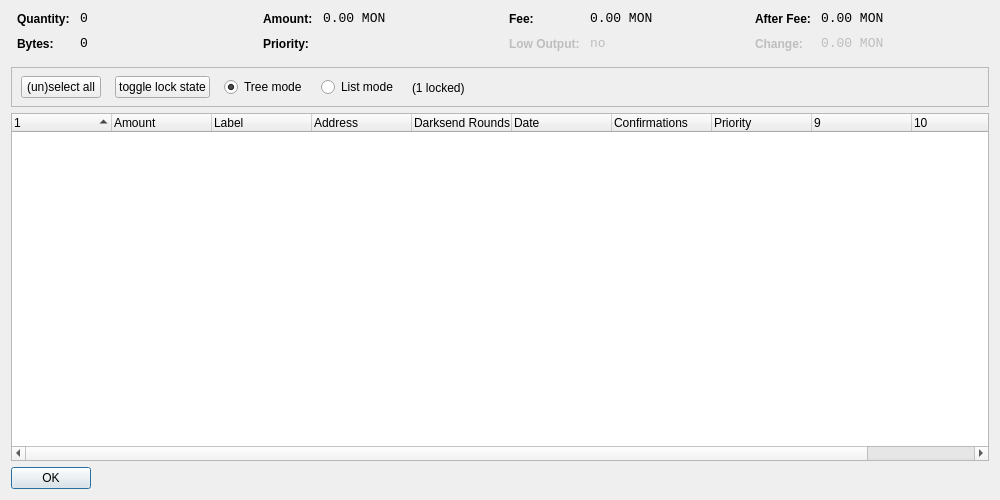
<?xml version="1.0" encoding="UTF-8"?>
<ui version="4.0">
 <class>CoinControlDialog</class>
 <widget class="QDialog" name="CoinControlDialog">
  <property name="geometry">
   <rect>
    <x>0</x>
    <y>0</y>
    <width>1000</width>
    <height>500</height>
   </rect>
  </property>
  <property name="windowTitle">
   <string>Coin Control</string>
  </property>
  <layout class="QVBoxLayout" name="verticalLayout">
   <item>
    <layout class="QHBoxLayout" name="horizontalLayoutTop" stretch="0,0,0,0">
     <property name="topMargin">
      <number>0</number>
     </property>
     <property name="bottomMargin">
      <number>10</number>
     </property>
     <item>
      <layout class="QFormLayout" name="formLayoutCoinControl1">
       <property name="horizontalSpacing">
        <number>10</number>
       </property>
       <property name="verticalSpacing">
        <number>10</number>
       </property>
       <property name="leftMargin">
        <number>6</number>
       </property>
       <property name="rightMargin">
        <number>6</number>
       </property>
       <item row="0" column="0">
        <widget class="QLabel" name="labelCoinControlQuantityText">
         <property name="styleSheet">
          <string notr="true">font-weight:bold;</string>
         </property>
         <property name="text">
          <string>Quantity:</string>
         </property>
        </widget>
       </item>
       <item row="0" column="1">
        <widget class="QLabel" name="labelCoinControlQuantity">
         <property name="font">
          <font>
           <family>Monospace</family>
           <pointsize>10</pointsize>
          </font>
         </property>
         <property name="cursor">
          <cursorShape>IBeamCursor</cursorShape>
         </property>
         <property name="contextMenuPolicy">
          <enum>Qt::ActionsContextMenu</enum>
         </property>
         <property name="text">
          <string notr="true">0</string>
         </property>
         <property name="textInteractionFlags">
          <set>Qt::LinksAccessibleByMouse|Qt::TextSelectableByKeyboard|Qt::TextSelectableByMouse</set>
         </property>
        </widget>
       </item>
       <item row="1" column="0">
        <widget class="QLabel" name="labelCoinControlBytesText">
         <property name="styleSheet">
          <string notr="true">font-weight:bold;</string>
         </property>
         <property name="text">
          <string>Bytes:</string>
         </property>
        </widget>
       </item>
       <item row="1" column="1">
        <widget class="QLabel" name="labelCoinControlBytes">
         <property name="font">
          <font>
           <family>Monospace</family>
           <pointsize>10</pointsize>
          </font>
         </property>
         <property name="cursor">
          <cursorShape>IBeamCursor</cursorShape>
         </property>
         <property name="contextMenuPolicy">
          <enum>Qt::ActionsContextMenu</enum>
         </property>
         <property name="text">
          <string notr="true">0</string>
         </property>
         <property name="textInteractionFlags">
          <set>Qt::LinksAccessibleByMouse|Qt::TextSelectableByKeyboard|Qt::TextSelectableByMouse</set>
         </property>
        </widget>
       </item>
      </layout>
     </item>
     <item>
      <layout class="QFormLayout" name="formLayoutCoinControl2">
       <property name="horizontalSpacing">
        <number>10</number>
       </property>
       <property name="verticalSpacing">
        <number>10</number>
       </property>
       <property name="leftMargin">
        <number>6</number>
       </property>
       <property name="rightMargin">
        <number>6</number>
       </property>
       <item row="0" column="0">
        <widget class="QLabel" name="labelCoinControlAmountText">
         <property name="styleSheet">
          <string notr="true">font-weight:bold;</string>
         </property>
         <property name="text">
          <string>Amount:</string>
         </property>
        </widget>
       </item>
       <item row="0" column="1">
        <widget class="QLabel" name="labelCoinControlAmount">
         <property name="font">
          <font>
           <family>Monospace</family>
           <pointsize>10</pointsize>
          </font>
         </property>
         <property name="cursor">
          <cursorShape>IBeamCursor</cursorShape>
         </property>
         <property name="contextMenuPolicy">
          <enum>Qt::ActionsContextMenu</enum>
         </property>
         <property name="text">
          <string notr="true">0.00 MON</string>
         </property>
         <property name="textInteractionFlags">
          <set>Qt::LinksAccessibleByMouse|Qt::TextSelectableByKeyboard|Qt::TextSelectableByMouse</set>
         </property>
        </widget>
       </item>
       <item row="1" column="0">
        <widget class="QLabel" name="labelCoinControlPriorityText">
         <property name="styleSheet">
          <string notr="true">font-weight:bold;</string>
         </property>
         <property name="text">
          <string>Priority:</string>
         </property>
        </widget>
       </item>
       <item row="1" column="1">
        <widget class="QLabel" name="labelCoinControlPriority">
         <property name="font">
          <font>
           <family>Monospace</family>
           <pointsize>10</pointsize>
          </font>
         </property>
         <property name="cursor">
          <cursorShape>IBeamCursor</cursorShape>
         </property>
         <property name="contextMenuPolicy">
          <enum>Qt::ActionsContextMenu</enum>
         </property>
         <property name="text">
          <string/>
         </property>
         <property name="textInteractionFlags">
          <set>Qt::LinksAccessibleByMouse|Qt::TextSelectableByKeyboard|Qt::TextSelectableByMouse</set>
         </property>
        </widget>
       </item>
      </layout>
     </item>
     <item>
      <layout class="QFormLayout" name="formLayoutCoinControl3">
       <property name="horizontalSpacing">
        <number>10</number>
       </property>
       <property name="verticalSpacing">
        <number>10</number>
       </property>
       <property name="leftMargin">
        <number>6</number>
       </property>
       <property name="rightMargin">
        <number>6</number>
       </property>
       <item row="0" column="0">
        <widget class="QLabel" name="labelCoinControlFeeText">
         <property name="styleSheet">
          <string notr="true">font-weight:bold;</string>
         </property>
         <property name="text">
          <string>Fee:</string>
         </property>
        </widget>
       </item>
       <item row="0" column="1">
        <widget class="QLabel" name="labelCoinControlFee">
         <property name="font">
          <font>
           <family>Monospace</family>
           <pointsize>10</pointsize>
          </font>
         </property>
         <property name="cursor">
          <cursorShape>IBeamCursor</cursorShape>
         </property>
         <property name="contextMenuPolicy">
          <enum>Qt::ActionsContextMenu</enum>
         </property>
         <property name="text">
          <string notr="true">0.00 MON</string>
         </property>
         <property name="textInteractionFlags">
          <set>Qt::LinksAccessibleByMouse|Qt::TextSelectableByKeyboard|Qt::TextSelectableByMouse</set>
         </property>
        </widget>
       </item>
       <item row="1" column="0">
        <widget class="QLabel" name="labelCoinControlLowOutputText">
         <property name="enabled">
          <bool>false</bool>
         </property>
         <property name="styleSheet">
          <string notr="true">font-weight:bold;</string>
         </property>
         <property name="text">
          <string>Low Output:</string>
         </property>
        </widget>
       </item>
       <item row="1" column="1">
        <widget class="QLabel" name="labelCoinControlLowOutput">
         <property name="enabled">
          <bool>false</bool>
         </property>
         <property name="font">
          <font>
           <family>Monospace</family>
           <pointsize>10</pointsize>
          </font>
         </property>
         <property name="cursor">
          <cursorShape>IBeamCursor</cursorShape>
         </property>
         <property name="contextMenuPolicy">
          <enum>Qt::ActionsContextMenu</enum>
         </property>
         <property name="text">
          <string notr="true">no</string>
         </property>
         <property name="textInteractionFlags">
          <set>Qt::LinksAccessibleByMouse|Qt::TextSelectableByKeyboard|Qt::TextSelectableByMouse</set>
         </property>
        </widget>
       </item>
      </layout>
     </item>
     <item>
      <layout class="QFormLayout" name="formLayoutCoinControl4">
       <property name="horizontalSpacing">
        <number>10</number>
       </property>
       <property name="verticalSpacing">
        <number>10</number>
       </property>
       <property name="leftMargin">
        <number>6</number>
       </property>
       <property name="rightMargin">
        <number>6</number>
       </property>
       <item row="0" column="0">
        <widget class="QLabel" name="labelCoinControlAfterFeeText">
         <property name="styleSheet">
          <string notr="true">font-weight:bold;</string>
         </property>
         <property name="text">
          <string>After Fee:</string>
         </property>
        </widget>
       </item>
       <item row="0" column="1">
        <widget class="QLabel" name="labelCoinControlAfterFee">
         <property name="font">
          <font>
           <family>Monospace</family>
           <pointsize>10</pointsize>
          </font>
         </property>
         <property name="cursor">
          <cursorShape>IBeamCursor</cursorShape>
         </property>
         <property name="contextMenuPolicy">
          <enum>Qt::ActionsContextMenu</enum>
         </property>
         <property name="text">
          <string notr="true">0.00 MON</string>
         </property>
         <property name="textInteractionFlags">
          <set>Qt::LinksAccessibleByMouse|Qt::TextSelectableByKeyboard|Qt::TextSelectableByMouse</set>
         </property>
        </widget>
       </item>
       <item row="1" column="0">
        <widget class="QLabel" name="labelCoinControlChangeText">
         <property name="enabled">
          <bool>false</bool>
         </property>
         <property name="styleSheet">
          <string notr="true">font-weight:bold;</string>
         </property>
         <property name="text">
          <string>Change:</string>
         </property>
        </widget>
       </item>
       <item row="1" column="1">
        <widget class="QLabel" name="labelCoinControlChange">
         <property name="enabled">
          <bool>false</bool>
         </property>
         <property name="font">
          <font>
           <family>Monospace</family>
           <pointsize>10</pointsize>
          </font>
         </property>
         <property name="cursor">
          <cursorShape>IBeamCursor</cursorShape>
         </property>
         <property name="contextMenuPolicy">
          <enum>Qt::ActionsContextMenu</enum>
         </property>
         <property name="text">
          <string notr="true">0.00 MON</string>
         </property>
         <property name="textInteractionFlags">
          <set>Qt::LinksAccessibleByMouse|Qt::TextSelectableByKeyboard|Qt::TextSelectableByMouse</set>
         </property>
        </widget>
       </item>
      </layout>
     </item>
    </layout>
   </item>
   <item>
    <widget class="QFrame" name="frame">
     <property name="minimumSize">
      <size>
       <width>0</width>
       <height>40</height>
      </size>
     </property>
     <property name="frameShape">
      <enum>QFrame::StyledPanel</enum>
     </property>
     <property name="frameShadow">
      <enum>QFrame::Sunken</enum>
     </property>
     <widget class="QWidget" name="horizontalLayoutWidget">
      <property name="geometry">
       <rect>
        <x>10</x>
        <y>0</y>
        <width>781</width>
        <height>41</height>
       </rect>
      </property>
      <layout class="QHBoxLayout" name="horizontalLayoutPanel" stretch="0,0,0,0,0">
       <property name="spacing">
        <number>14</number>
       </property>
       <item>
        <widget class="QPushButton" name="pushButtonSelectAll">
         <property name="sizePolicy">
          <sizepolicy hsizetype="Maximum" vsizetype="Fixed">
           <horstretch>0</horstretch>
           <verstretch>0</verstretch>
          </sizepolicy>
         </property>
         <property name="text">
          <string>(un)select all</string>
         </property>
        </widget>
       </item>
        <item>
         <widget class="QPushButton" name="pushButtonToggleLock">
          <property name="sizePolicy">
           <sizepolicy hsizetype="Maximum" vsizetype="Fixed">
            <horstretch>0</horstretch>
            <verstretch>0</verstretch>
           </sizepolicy>
          </property>
          <property name="text">
           <string>toggle lock state</string>
          </property>
          <property name="autoDefault">
           <bool>false</bool>
          </property>
         </widget>
        </item>
       <item>
        <widget class="QRadioButton" name="radioTreeMode">
         <property name="sizePolicy">
          <sizepolicy hsizetype="Maximum" vsizetype="Fixed">
           <horstretch>0</horstretch>
           <verstretch>0</verstretch>
          </sizepolicy>
         </property>
         <property name="text">
          <string>Tree mode</string>
         </property>
         <property name="checked">
          <bool>true</bool>
         </property>
        </widget>
       </item>
       <item>
        <widget class="QRadioButton" name="radioListMode">
         <property name="sizePolicy">
          <sizepolicy hsizetype="Maximum" vsizetype="Fixed">
           <horstretch>0</horstretch>
           <verstretch>0</verstretch>
          </sizepolicy>
         </property>
         <property name="text">
          <string>List mode</string>
         </property>
        </widget>
       </item>
        <item>
         <widget class="QLabel" name="labelLocked">
          <property name="text">
           <string>(1 locked)</string>
          </property>
         </widget>
        </item>
       <item>
        <spacer name="horizontalSpacer">
         <property name="orientation">
          <enum>Qt::Horizontal</enum>
         </property>
         <property name="sizeHint" stdset="0">
          <size>
           <width>40</width>
           <height>20</height>
          </size>
         </property>
        </spacer>
       </item>
      </layout>
     </widget>
    </widget>
   </item>
   <item>
    <widget class="CoinControlTreeWidget" name="treeWidget">
     <property name="contextMenuPolicy">
      <enum>Qt::CustomContextMenu</enum>
     </property>
     <property name="sortingEnabled">
      <bool>false</bool>
     </property>
     <property name="columnCount">
      <number>11</number>
     </property>
     <attribute name="headerShowSortIndicator" stdset="0">
      <bool>true</bool>
     </attribute>
     <attribute name="headerStretchLastSection">
      <bool>false</bool>
     </attribute>
     <column>
      <property name="text">
       <string/>
      </property>
     </column>
     <column>
      <property name="text">
       <string>Amount</string>
      </property>
     </column>
     <column>
      <property name="text">
       <string>Label</string>
      </property>
     </column>
     <column>
      <property name="text">
       <string>Address</string>
      </property>
     </column>
     <column>
      <property name="text">
       <string>Darksend Rounds</string>
      </property>
    </column>
     <column>
      <property name="text">
       <string>Date</string>
      </property>
     </column>
     <column>
      <property name="text">
       <string>Confirmations</string>
      </property>
      <property name="toolTip">
       <string>Confirmed</string>
      </property>
     </column>
     <column>
      <property name="text">
       <string>Priority</string>
      </property>
     </column>
     <column>
      <property name="text">
       <string/>
      </property>
     </column>
     <column>
      <property name="text">
       <string/>
      </property>
     </column>
     <column>
      <property name="text">
       <string/>
      </property>
     </column>
     <column>
      <property name="text">
       <string/>
      </property>
     </column>
    </widget>
   </item>
   <item>
    <widget class="QDialogButtonBox" name="buttonBox">
     <property name="sizePolicy">
      <sizepolicy hsizetype="Maximum" vsizetype="Fixed">
       <horstretch>0</horstretch>
       <verstretch>0</verstretch>
      </sizepolicy>
     </property>
     <property name="orientation">
      <enum>Qt::Horizontal</enum>
     </property>
     <property name="standardButtons">
      <set>QDialogButtonBox::Ok</set>
     </property>
    </widget>
   </item>
  </layout>
 </widget>
 <customwidgets>
  <customwidget>
   <class>CoinControlTreeWidget</class>
   <extends>QTreeWidget</extends>
   <header>coincontroltreewidget.h</header>
  </customwidget>
 </customwidgets>
 <resources/>
 <connections/>
</ui>
